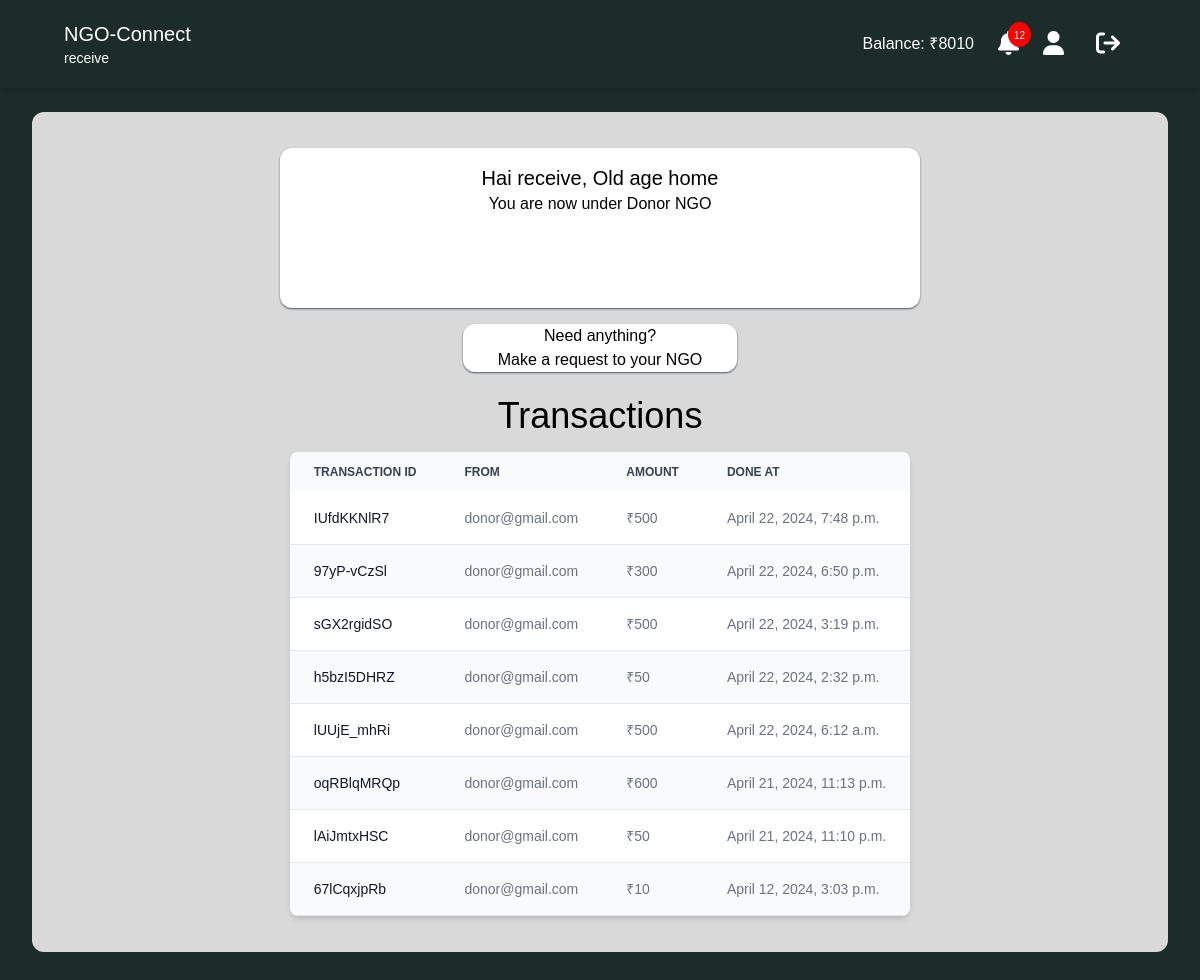
Before: /reciever/receiver_base/ (signed in) with the older database file.
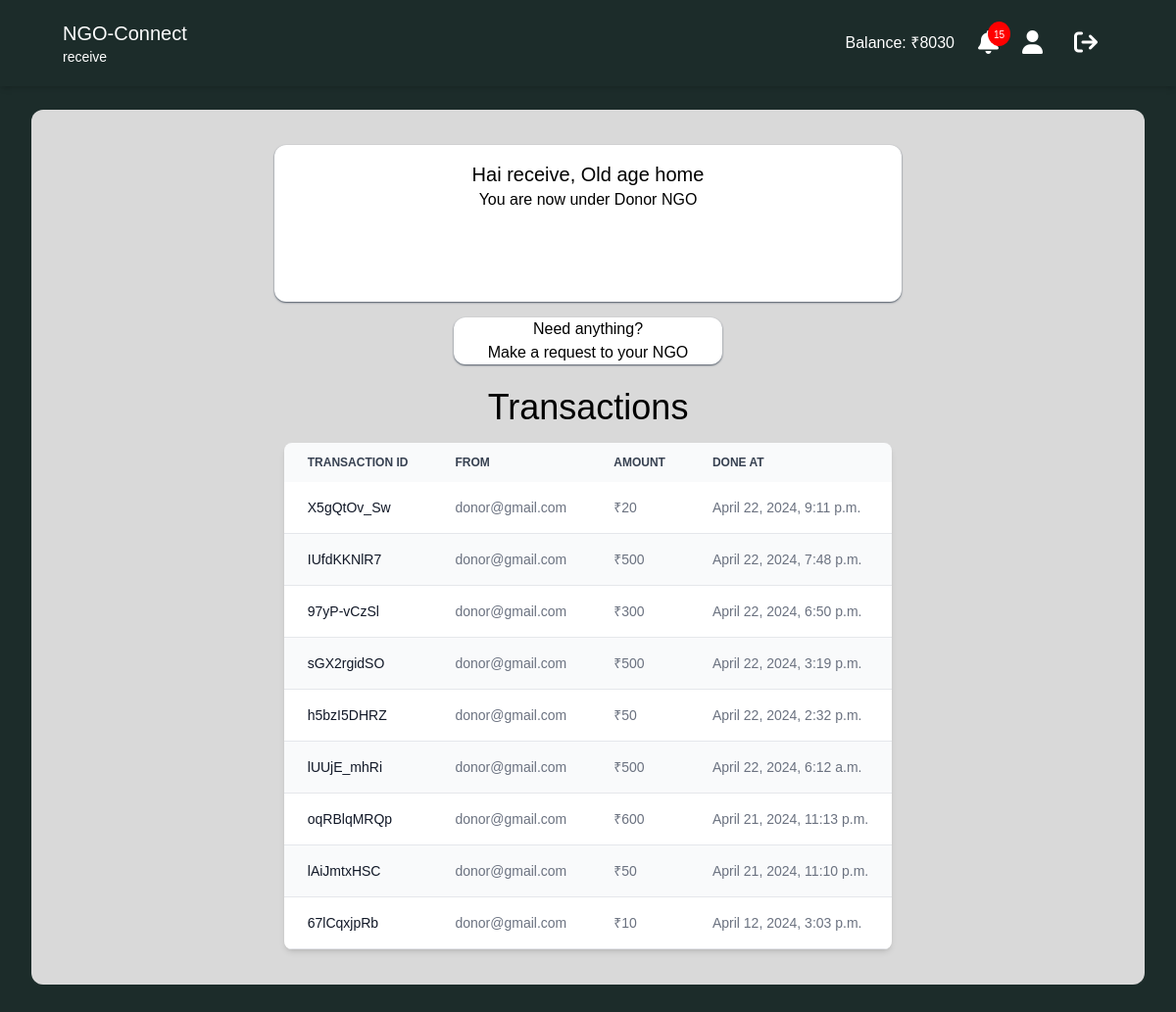
After: the same page with the newer database file.
### reciever/models.py (models this page shows)
class RecieverBank(models.Model):
    user = models.OneToOneField(User, on_delete=models.CASCADE)
    current_balance = models.IntegerField(null=True)

### ngo/models.py (models this page shows)
class NgoBankTransactions(models.Model):
    from_user = models.ForeignKey(User, on_delete=models.CASCADE, related_name='sent', null=True)
    to_user = models.ForeignKey(User, on_delete=models.CASCADE, related_name='received', null=True)
    amount = models.IntegerField(null=True)
    transaction_id = models.CharField(max_length=10, null=True)
    transaction_type = models.CharField(max_length=8, choices=(('credited', 'credited'), ('debited', 'debited')), null=True)
    done_at = models.DateTimeField(auto_now=True,blank=True, null=True)

### reciever/views.py (the view)
# urls.py: path('receiver_base/', views.receiver_base, name="receiver_base"),
@login_required(login_url="signup")
def receiver_base(request):
    users = ngousers.objects.all()
    try:
        receiver = ReceiverMoreDetails.objects.get(user=request.user)
    except ReceiverMoreDetails.DoesNotExist:
        receiver = ReceiverMoreDetails(user=request.user)
    try:
        ngo = Reciever_under_ngo.objects.get(reciever=request.user)
    except Reciever_under_ngo.DoesNotExist:
        ngo = Reciever_under_ngo(reciever=request.user)
    try:
        reciever_balance = RecieverBank.objects.get(user=request.user)
    except RecieverBank.DoesNotExist:
        reciever_balance = RecieverBank(user=request.user)
    notifications = Notifications.objects.filter(user=request.user).order_by('-id')
    notification_count = notifications.count()
    transactions = NgoBankTransactions.objects.filter(to_user=request.user).order_by('-done_at')
    context = {
        'users' : users,
        'reciever' : receiver,
        'ngo' : ngo,
        'reciever_balance' : reciever_balance,
        'notifications' : notifications,
        'notification_count' : notification_count,
        'transactions' : transactions,
    }
    return render(request, 'receiver_base.html', context)

### reciever/templates/receiver_base.html (shortened to what the changed rows need)
<!DOCTYPE html>
<html lang="en">
  <head>
    <script src="https://cdn.tailwindcss.com"></script>
    <link rel="stylesheet" href="https://cdnjs.cloudflare.com/ajax/libs/font-awesome/6.1.1/css/all.min.css" />
    <link
    rel="stylesheet"
    href="https://cdn.jsdelivr.net/npm/bootstrap-icons@1.3.0/font/bootstrap-icons.css"
    />
    {% load static %}
  </head>
  <body style="font-family: sans-serif; background-color: #1C2C2A;">
    <header
      class="lg:px-16 px-4  flex flex-wrap items-center py-4 shadow-md"
    >
      <div class="hidden md:flex md:items-center md:w-auto w-full" id="menu">
        <nav>
          <ul class="md:flex items-center justify-between text-base text-gray-700 pt-4 md:pt-0">
            <li>
              <a class="md:p-4 py-3 px-0 block text-white">Balance: ₹{{reciever_balance.current_balance}}</a>
            </li>
            <li class="relative">
              <a href="#" class="px-2" id="notificationButton">
                <div class="notification-icon">
                    <i class="fas fa-bell fa-xl text-white"></i>
                    <span class="badge">{{ notification_count }}</span>
                </div>
              </a>
            </li>
          </ul>
        </nav>
      </div>
    </header>
<div style="background-color: #D9D9D9;" class="mx-8 p-5 mb-8 rounded-xl">
    {% if reciever.is_reciever_type_defined == True %}
    <section id="reciever_ngo">
      {% if ngo.status == None or ngo.status == 'rejected' %}
      <div class="container text-center my-3 mx-auto">
        {% if ngo.status == 'rejected' %}
        <h3>Rejected by {{ ngo.user.first_name }}</h3>
        {% endif %}
        <h3>Join with any NGO</h3>
        <div class="form-group my-3">
          <form action="/reciever/reciever_ngo" method="POST" class="form-horizontal">
              {% csrf_token %}
              <select id="inputState" class="form-control bg-blue-200" name="reciever_ngo">
                  <option selected value="Active">Select NGO</option>
                  {% for user in users %}
                      {% if user.user_type == 'NGO' %}
                          <option value="{{ user.user.username }}">{{ user.user.first_name }}</option>
                      {% endif %}
                  {% endfor %}
              </select>
              <button type="submit" class="bg-blue-100" id="submitButton" disabled>Submit</button>
          </form>
        </div>
      </div>
      {% elif ngo.status == 'pending' %}
      <div class="container text-center my-3 mx-auto">
        <h2>request in pending</h2>
      </div>
      {% elif ngo.status == 'accepted' %}
      <div class="container text-center mx-auto my-4 py-4 bg-white shadow-sm shadow-gray-600 rounded-xl" style="height: 20vh; width: 80vh;">
        <h2>You are now under {{ ngo.user.first_name }} NGO</h2>
      </div>
      {% endif %}
    </section>
    {% endif %}
    {% if transactions %}
    <h1 class="text-center mt-6 text-4xl">Transactions</h1>
    <section id="transactions" class="m-4 px-4 flex justify-center items-center">
      <div class="relative overflow-x-auto shadow-md sm:rounded-lg">
          <table class="w-full text-sm text-left rtl:text-right text-gray-500 dark:text-gray-400">
              <thead class="text-xs text-gray-700 uppercase bg-gray-50 dark:bg-gray-700 dark:text-gray-400">
                  <tr>
                      <th scope="col" class="px-6 py-3">
                          Transaction Id
                      </th>
                      <th scope="col" class="px-6 py-3">
                          From
                      </th>
                      <th scope="col" class="px-6 py-3">
                          Amount
                      </th>
                      <th scope="col" class="px-6 py-3">
                          Done At
                      </th>
                  </tr>
              </thead>
              <tbody>
                  {% for i in transactions %}
                  <tr class="odd:bg-white odd:dark:bg-gray-900 even:bg-gray-50 even:dark:bg-gray-800 border-b dark:border-gray-700">
                      <th scope="row" class="px-6 py-4 font-medium text-gray-900 whitespace-nowrap dark:text-white">
                          {{ i.transaction_id }}
                      </th>
                      <td class="px-6 py-4">
                          {{ i.from_user }}
                      </td>
                      <td class="px-6 py-4">
                          ₹{{ i.amount }}
                      </td>
                      <td class="px-6 py-4">
                          {{ i.done_at }}
                      </td>
                  </tr>
                  {% endfor %}
              </tbody>
          </table>
      </div>
      {% endif %}
    </div>
  </body>
</html>

Changed rows visible on the page:
changed RecieverBank: current_balance "8010" → "8030"
added NgoBankTransactions: transaction_id "X5gQtOv_Sw", from_user "donor@gmail.com", amount "20", done_at "April 22, 2024, 9:11 p.m."
Other visible differences:
{{ notification_count }}: "12" → "15"
